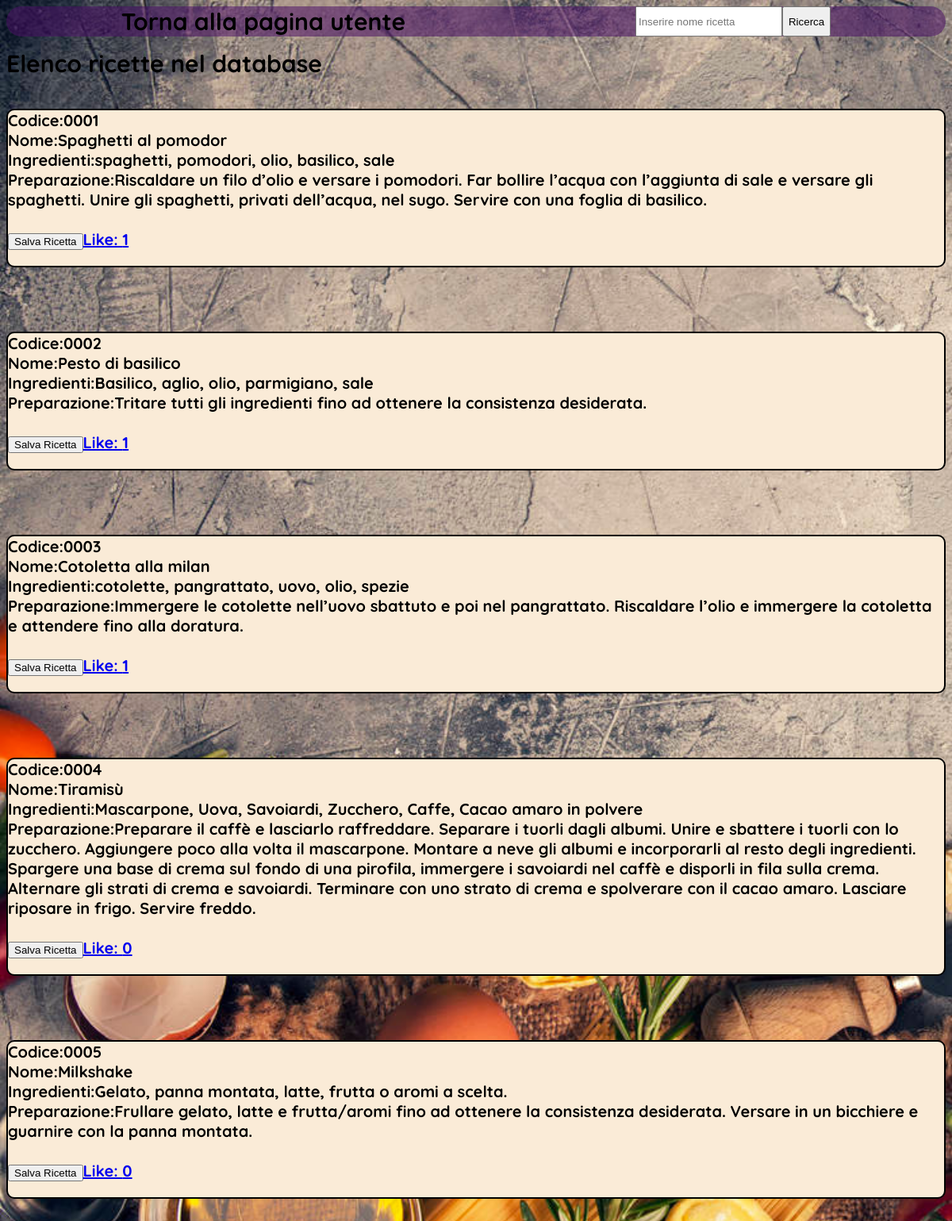
Page /ListaUtenti/ElencoRicette.php (signed in) on the committed database.
### tables this page shows
CREATE TABLE `ricetta` (
  `codiceRicetta` varchar(10) NOT NULL,
  `nomeRicetta` varchar(20) NOT NULL,
  `ingredientiRicetta` varchar(500) NOT NULL,
  `preparazioneRicetta` varchar(1000) NOT NULL
);

### ListaUtenti/ElencoRicette.php (the view, shortened to what this page needs)
<html>
<head>
    <link rel='stylesheet' href='ElencoRicette.css'>
</head>
<body background="img\Sfondo.jpg">
    <nav>
        <a href="http://localhost/ListaUtenti/PaginaUtente.php" class="Opzioni">Torna alla pagina utente</a>
        <div id = "Ricerca">
            <input id="InputBar" type='text' placeholder='Inserire nome ricetta' value="">
            <button id="SearchButton" type="button" onClick="cercaRicetta()">Ricerca</button>
        </div>
    </nav>
    <section>
        <div id="ContenitoreRicetta">
            <div id="ContTitle">Elenco ricette nel database<br><br>
            <?php
                $conn = new mysqli("localhost", "root", "", "databaseutenti");
                $sql = "SELECT r.codiceRicetta, r.nomeRicetta, r.ingredientiRicetta, r.preparazioneRicetta,
                        (SELECT COUNT(*) FROM miPiace WHERE miPiace.codiceRicetta = r.codiceRicetta)
                        AS likeCount FROM ricetta r";
                $result = $conn->query($sql);
                if ($result->num_rows > 0) {
                    while($row = $result->fetch_assoc()) {
                        echo '<div class="Elemento">';
                        echo '<strong>Codice:</strong>' . htmlspecialchars($row["codiceRicetta"]) . '<br>';
                        echo '<strong>Nome:</strong>' . htmlspecialchars($row["nomeRicetta"]) . '<br>';
                        echo '<strong>Ingredienti:</strong>' . htmlspecialchars($row["ingredientiRicetta"]) . '<br>';
                        echo '<strong>Preparazione:</strong>' . htmlspecialchars($row["preparazioneRicetta"]) . '<br><br>';
                        echo '<form method="POST" action="SalvaRicetta.php">';
                        echo '<button type="submit">Salva Ricetta</button>';
                        echo '<a href="#" onClick="mettiLike(this)" data-codice-ricetta="' . htmlspecialchars($row["codiceRicetta"]) . '" id="Like_' . htmlspecialchars($row["codiceRicetta"]) . '">Like: <span id="likeCount_' . htmlspecialchars($row["codiceRicetta"]) . '">' . htmlspecialchars($row["likeCount"]) . '</span></a>';
                        echo '</form>';
                        echo '</div>';
                        echo "<br><br>";
                    }
                } else {
                    echo "Nessun risultato trovato.";
                }
            ?></div>
    </section>
</body>
</html>

### ListaUtenti/ElencoRicette.css (style rules this page uses)
body { background-repeat: no-repeat; background-size:cover; font-family: 'Quicksand', sans-serif; }
nav { display:flex; flex-direction: row; justify-content: space-around; background-color: rgba(73, 14, 102, 0.533); border-radius: 20px; }
.Opzioni { font-size: 30px; color: black; text-decoration: none; font-weight: bold; }
#Ricerca { display: flex; flex-direction: row; justify-content: center; }
section { margin-top: 15px; display: flex; flex-direction: column; justify-content: flex-start; }
#ContenitoreRicetta { display: flex; flex-direction: row; justify-content: space-around; width: 100%; }
#ContTitle { font-weight: bold; font-size: 30px; }
.Elemento { font-size: 20px; font-weight: bold; margin-bottom: 5px; border: 2px solid black; border-radius: 10px; background-color: antiquewhite; }

### rows in the picture
ricetta: codiceRicetta "0001", nomeRicetta "Spaghetti al pomodor", ingredientiRicetta "spaghetti, pomodori, olio, basilico, sale", preparazioneRicetta "Riscaldare un filo d’olio e versare i pomodori. Far bollire l’acqua con l’aggiunta di sale e versare gli spaghetti. Unire gli spaghetti, privati dell’acqua, nel sugo. Servire con una foglia di basilico.", likeCount "1"
ricetta: codiceRicetta "0002", nomeRicetta "Pesto di basilico", ingredientiRicetta "Basilico, aglio, olio, parmigiano, sale", preparazioneRicetta "Tritare tutti gli ingredienti fino ad ottenere la consistenza desiderata.", likeCount "1"
ricetta: codiceRicetta "0003", nomeRicetta "Cotoletta alla milan", ingredientiRicetta "cotolette, pangrattato, uovo, olio, spezie", preparazioneRicetta "Immergere le cotolette nell’uovo sbattuto e poi nel pangrattato. Riscaldare l’olio e immergere la cotoletta e attendere fino alla doratura.", likeCount "1"
ricetta: codiceRicetta "0004", nomeRicetta "Tiramisù", ingredientiRicetta "Mascarpone, Uova, Savoiardi, Zucchero, Caffe, Cacao amaro in polvere", preparazioneRicetta "Preparare il caffè e lasciarlo raffreddare. Separare i tuorli dagli albumi. Unire e sbattere i tuorli con lo zucchero. Aggiungere poco alla volta il mascarpone. Montare a neve gli albumi e incorporarli al resto degli ingredienti. Spargere una base di crema sul fondo di una pirofila, immergere i savoiardi nel caffè e disporli in fila sulla crema. Alternare gli strati di crema e savoiardi. Terminare con uno strato di crema e spolverare con il cacao amaro. Lasciare riposare in frigo. Servire freddo.", likeCount "0"
ricetta: codiceRicetta "0005", nomeRicetta "Milkshake", ingredientiRicetta "Gelato, panna montata, latte, frutta o aromi a scelta.", preparazioneRicetta "Frullare gelato, latte e frutta/aromi fino ad ottenere la consistenza desiderata. Versare in un bicchiere e guarnire con la panna montata.", likeCount "0"
